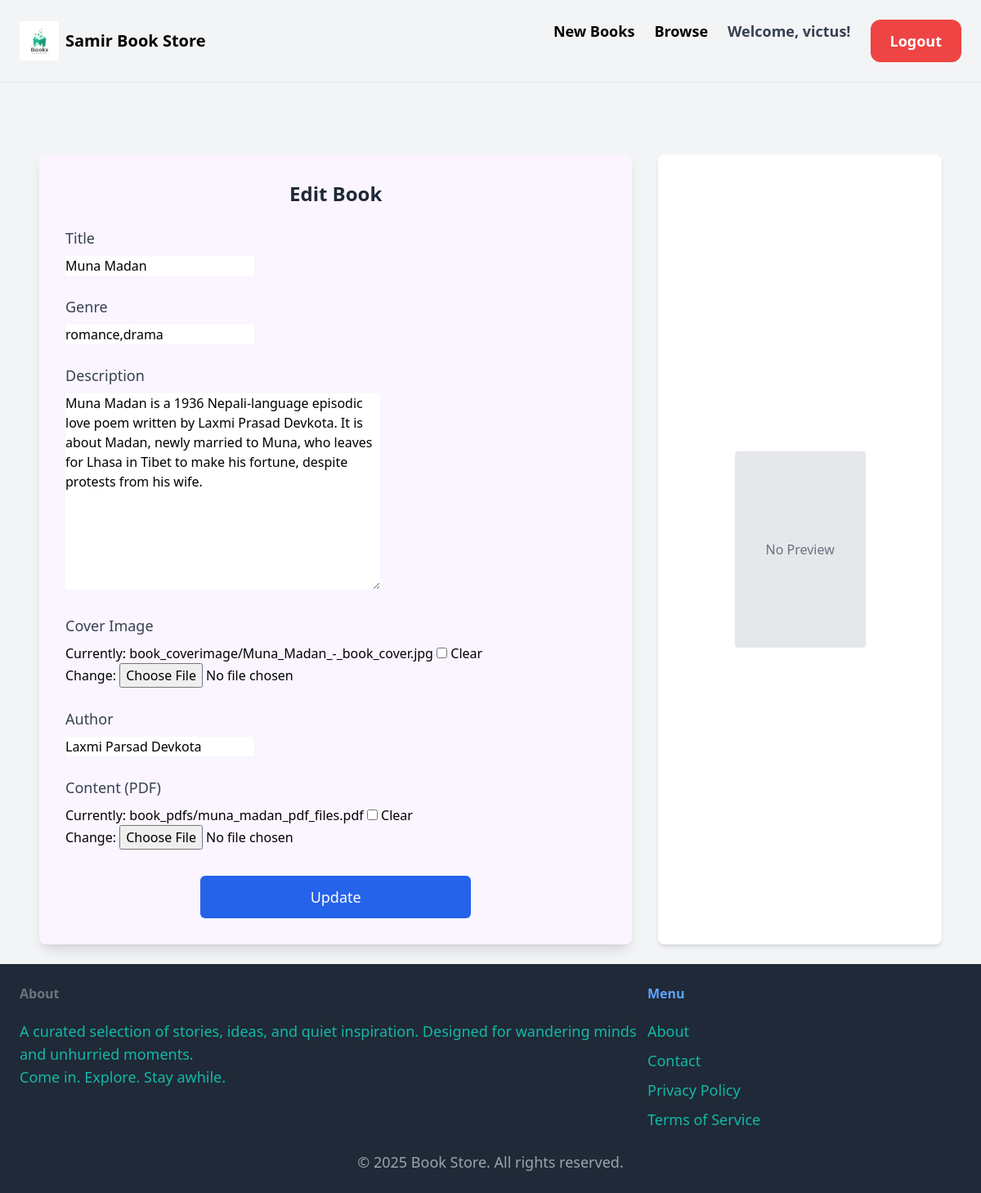
Page /edit/3/ (signed in) on the committed database.
### information/Bookreader/models.py (models this page shows, shortened)
class Book(models.Model):
    title = models.CharField(max_length=40)
    genre = models.CharField(max_length=60)
    des = models.TextField()
    book_coverimage = models.ImageField(upload_to='book_coverimage/', blank=True,null=True)
    author = models.CharField(max_length=30)
    content_pdf = models.FileField(upload_to='book_pdfs/', blank=True, null=True)
    uploaded_at = models.DateTimeField(auto_now_add=True)

### information/Bookreader/views.py (the view)
# urls.py: path("edit/<int:id>/",views.edit_book,name="edit_books"),
@user_passes_test(is_admin_or_staff)
def edit_book(request, id):
    book_instance = get_object_or_404(Book, id=id)
    if request.method == "POST":
        form = style_bookform(request.POST, request.FILES, instance=book_instance)
        if form.is_valid():
            form.save()
            messages.success(request, "Book updated successfully!")
            return redirect("homepage")
        else:
            messages.error(request, "Failed to update book.")
    else:
        form = style_bookform(instance=book_instance)
    return render(request, "book/insertbook.html", {
        "form": form,
        "book": book_instance,
        "editing": True,
        "editing_id": id
    })

### information/Bookreader/forms.py
class style_bookform(ModelForm):
    class Meta:
        model = Book
        fields = ["title","genre","des","book_coverimage","author", "content_pdf"]

### information/Bookreader/views.py (called while the page is built)
def is_admin_or_staff(user):
     return user.is_authenticated and (user.is_staff or user.is_superuser)

### information/Bookreader/templates/book/insertbook.html (shortened to what this page needs)
{% extends "base.html" %}
{% block content %}
{% if request.user.is_staff or request.user.is_superuser %}
<div class="mt-16 px-6 grid grid-cols-1 md:grid-cols-3 gap-8">
    <form method="POST" enctype="multipart/form-data" class="md:col-span-2 bg-purple-50 p-8 rounded-lg shadow-lg">
        <h2 class="text-2xl font-bold mb-6 text-gray-800 text-center">
            {% if editing %}Edit Book{% else %}Add a New Book{% endif %}
        </h2>
        <div class="mb-6">
            <label for="{{ form.title.id_for_label }}" class="block text-lg font-medium text-gray-700 mb-2">Title</label>
            {{ form.title }}
        </div>
        <div class="mb-6">
            <label for="{{ form.genre.id_for_label }}" class="block text-lg font-medium text-gray-700 mb-2">Genre</label>
            {{ form.genre }}
        </div>
        <div class="mb-6">
            <label for="{{ form.des.id_for_label }}" class="block text-lg font-medium text-gray-700 mb-2">Description</label>
            {{ form.des }}
        </div>
        <div class="mb-6">
            <label for="{{ form.book_coverimage.id_for_label }}" class="block text-lg font-medium text-gray-700 mb-2">Cover Image</label>
            {{ form.book_coverimage }}
        </div>
        <div class="mb-6">
            <label for="{{ form.author.id_for_label }}" class="block text-lg font-medium text-gray-700 mb-2">Author</label>
            {{ form.author }}
        </div>
        <div class="mb-6">
            <label for="{{ form.content_pdf.id_for_label }}" class="block text-lg font-medium text-gray-700 mb-2">Content (PDF)</label>
            {{ form.content_pdf }}
        </div>
        <div class="mt-8 text-center">
            <input type="submit" value="{% if editing %}Update{% else %}Save{% endif %}"
                   class="w-full md:w-1/2 py-3 px-4 bg-blue-600 text-white text-lg font-medium rounded-md hover:bg-blue-700 focus:outline-none focus:ring-2 focus:ring-blue-300 transition duration-200">
        </div>
    </form>
    <div class="bg-white p-6 rounded-lg shadow-md flex flex-col items-center justify-center">
        {% if book_instance and book.book_coverimage %}
            <img src="{{ book.book_coverimage.url }}" alt="cover image for {{book.title}}" class="w-40 h-60 object-cover rounded mb-4">
            <p class="text-lg font-semibold text-gray-700">{{ book.title }}</p>
            <p class="text-sm text-gray-500">by {{ book.author }}</p>
        {% else %}
            <div class="w-40 h-60 flex items-center justify-center bg-gray-200 text-gray-500 rounded">
                No Preview
            </div>
        {% endif %}
    </div>
</div>
{% else %}
<div class="mt-16 px-6 text-center text-red-600 text-2xl">
    You do not have permission to access this page.
</div>
{% endif %}
{% endblock %}

### templates/base.html (shortened to what this page needs)
<!DOCTYPE html>
<html lang="en">
<head>
    {% load static %}
    <script src="https://cdn.tailwindcss.com"></script>
</head>
<body class="font-sans bg-gray-100">
    <nav class="py-6 px-6 flex justify-between items-center border-b border-gray-200">
        <a href="/" class="flex items-center">
            <img src= "../media/book store.webp" alt=" Book Store logo" class="w-12 h-12 mr-2">
            <span class="text-xl font-semibold">Samir Book Store</span>
        </a>
        <div class="space-x-6 hidden md:flex">
            <a href="{% url 'new_books' %}" class="text-lg font-semibold hover:text-teal-500">New Books</a>
            <a href="{% url 'search_book' %}" class="text-lg font-semibold hover:text-teal-500">Browse</a>
            {% if user.is_authenticated %}
            <span class="text-lg font-semibold text-gray-700">Welcome, {{ user.username }}!</span>
            <a href="{% url 'login' %}" class="px-6 py-3 text-lg font-semibold bg-red-500 text-white rounded-xl hover:bg-red-700">Logout</a>
            {% else %}
            <a href="{% url 'signup' %}" class="px-6 py-3 text-lg font-semibold bg-teal-500 text-white rounded-xl hover:bg-teal-700">Sign Up</a>
            <a href="{% url 'login' %}" class="px-6 py-3 text-lg font-semibold bg-gray-500 text-white rounded-xl hover:bg-gray-700">Login</a>
            {% endif %}
        </div>
    </nav>
    <div class="px-6 py-6">
        {% block content %}{% endblock %}
    </div>
    {% if not hide_footer %}
    <footer class="py-6 px-6 bg-gray-800 text-white">
        <div class="flex flex-col md:flex-row justify-between">
            <div class="w-full md:w-2/3 mb-6 md:mb-0">
                <h3 class="mb-5 font-semibold text-gray-500">About</h3>
                <p class="text-lg text-teal-500">
                    A curated selection of stories, ideas, and quiet inspiration.
                    Designed for wandering minds and unhurried moments.</p>
                   <p class="text-lg text-teal-500"> Come in. Explore. Stay awhile.
                    </p>
            </div>
            <div class="w-full md:w-1/3">
                <h3 class="mb-5 font-semibold text-blue-400">Menu</h3>
                <ul class="space-y-2">
                    <li><a href="/" class="text-lg text-teal-500 hover:text-teal-700">About</a></li>
                     <li><a href="{% url 'contact' %}" class="text-lg text-teal-500 hover:text-teal-700">Contact</a></li>
                     <li><a href="{% url 'privacy_policy' %}" class="text-lg text-teal-500 hover:text-teal-700">Privacy Policy</a></li>
                     <li><a href="{% url 'term_of_use' %}" class="text-lg text-teal-500 hover:text-teal-700">Terms of Service</a></li>
                 </ul>
             </div>
         </div>
         <div class="mt-6 text-center">
             <p class="text-lg text-gray-400">© 2025 Book Store. All rights reserved.</p>
         </div>
     </footer>
     {% endif %}
 </body>
</html>

### rows in the picture
Book: title "Muna Madan", genre "romance,drama", des "Muna Madan is a 1936 Nepali-language episodic love poem written by Laxmi Prasad Devkota. It is about Madan, newly married to Muna, who leaves for Lhasa in Tibet to make his fortune, despite protests from his wife.", author "Laxmi Parsad Devkota"

### other values in the picture
{{ user.username }} "victus"
